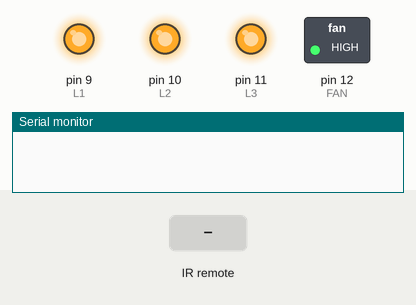
Simulated run of this sketch. Board: Arduino Uno, built with avr-gcc and run on an emulated ATmega328P. Parts: switched loads named in the sketch (green lamp = pin HIGH), output pins drawn as LEDs (lit = HIGH), the last lines printed to the serial monitor. The test bench sets the inputs (shaded band).

Above: at 1.2 s.
1.3 s: infrared code 0x38863BDC received
At 2.5 s:
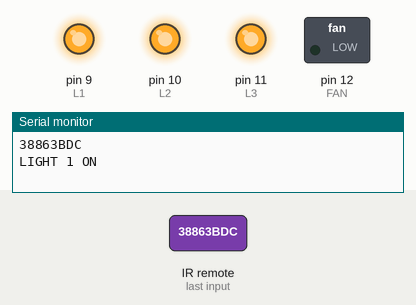
2.8 s: infrared code 0x38863BFC received
At 3.8 s:
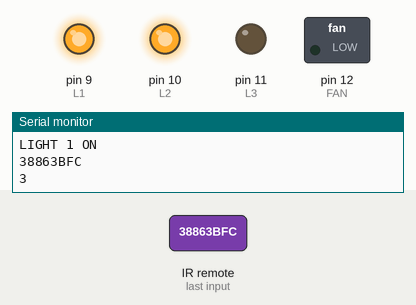
4.3 s: infrared code 0x38863BFA received
At 5.0 s:
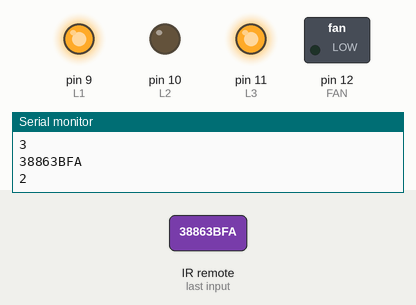
5.8 s: infrared code 0x38863BDC received
At 6.1 s:
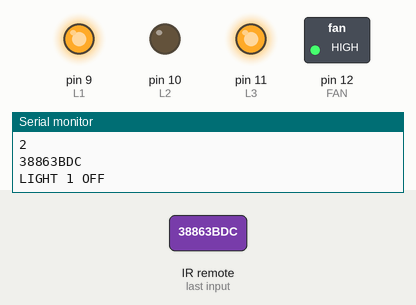
7.3 s: infrared code 0x38863BF2 received
At 8.5 s:
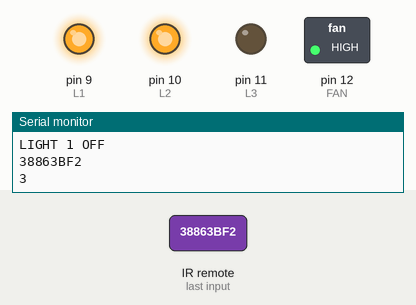
Timing chart, 0 to 9.8 s (numbered marks = the images above; inputs shaded):
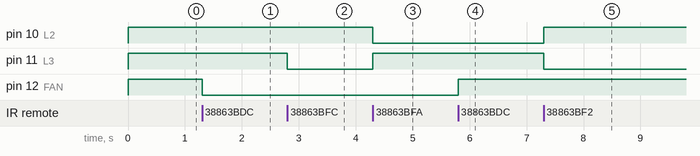

Measured:
- after the input at 1.3 s, pin 12 (FAN): HIGH → LOW at once
- after the input at 2.8 s, pin 11 (L3): HIGH → LOW at once
- after the input at 4.3 s, pin 10 (L2): HIGH → LOW at once; pin 11 (L3): LOW → HIGH at once
- after the input at 5.8 s, pin 12 (FAN): LOW → HIGH at once
- after the input at 7.3 s, pin 10 (L2): LOW → HIGH at once; pin 11 (L3): HIGH → LOW at once

The sketch:

sketch_oct09a.ino
```cpp
#include <IRremote.h>
#include <TimerOne.h>
#define button1 0x38863BDC
#define button2 0x38863BFE
#define button3 0x38863BC6
#define buttonFan 0x38863BFC
#define plus 0x38863BF2
#define minus 0x38863BFA
#define off 0x38863BCC

int RECV_PIN = 3; //5
int L1=9; //15
int L2=10; //16
int L3=11; //17
int FAN =12; //18
boolean LS1=0;
boolean LS2=0;
boolean LS3=0;
boolean FANS=0;
boolean FANSX=0;
boolean OFF=0;
int FANSpeed=0;
int prevFANSpeed=3;

IRrecv irrecv(RECV_PIN);
decode_results results;


void setup() {
	irrecv.enableIRIn();
	pinMode(L1, OUTPUT);
	pinMode(L2, OUTPUT);
	pinMode(L3, OUTPUT);
	pinMode(FAN, OUTPUT);
	digitalWrite(L1,HIGH);
	digitalWrite(L2,HIGH);
	digitalWrite(L3,HIGH);
	digitalWrite(FAN,HIGH);

	Serial.begin(9600);
}

void loop() {
	if (irrecv.decode(&results)) {
		Serial.println(results.value,HEX);
		switch(results.value){
      case button1:{
        if(FANSX==0){
          Serial.println("LIGHT 1 ON");
          digitalWrite(FAN,LOW);
          FANSX=1;
        }
        else{
          Serial.println("LIGHT 1 OFF");
          digitalWrite(FAN,HIGH);
          FANSX=0;
        }
        break;
      }
			case buttonFan:{
				if(FANS==0){
					FANS=1;
					FANSpeed=prevFANSpeed;
					Operate(FANSpeed);
          Serial.println(FANSpeed);
				}
				else{
					digitalWrite(L1,HIGH);
					digitalWrite(L2,HIGH);
					digitalWrite(L3,HIGH);

					FANS=0;
					prevFANSpeed=FANSpeed;
          Serial.println(FANSpeed);
				}
        break;
      }
      /*
      case off:{
        digitalWrite(L1,HIGH);
        digitalWrite(L2,HIGH);
        digitalWrite(L3,HIGH);
		    FANS=0;
        prevFANSpeed=FANSpeed;
        break;
      }*/
      case plus:{
    		if(FANS==1){
    			if(FANSpeed<3){
    				FANSpeed++;
    				Operate(FANSpeed);
            Serial.println(FANSpeed);
    			}
        }
        break;
      }
      case minus:{
        if(FANS==1){
    			if(FANSpeed>1){
    				FANSpeed--;
    				Operate(FANSpeed);
            Serial.println(FANSpeed);
    			}
        }
        break;
      }
      default:{
        break;
      }
    }
    //delay(1000);
    irrecv.resume();
  }
}
void Operate(int FANSpeed){
  switch(FANSpeed){
    case 1:{
      digitalWrite(L2,HIGH);
      digitalWrite(L3,HIGH);
      digitalWrite(L1,LOW);
      break;
    }
    case 2:{
      digitalWrite(L1,HIGH);
      digitalWrite(L3,HIGH);
      digitalWrite(L2,LOW);
      break;
    }
    case 3:{
      digitalWrite(L1,HIGH);
      digitalWrite(L2,HIGH);
      digitalWrite(L3,LOW);
      break;
      }
    }
}
```
